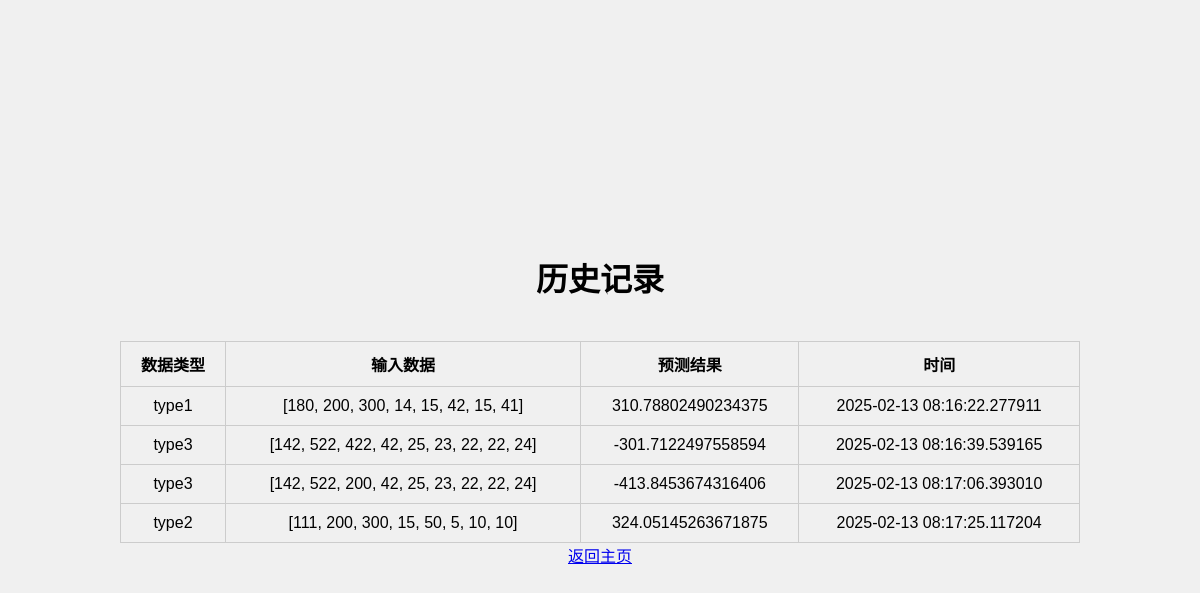
The page /history (signed in) on the database its author committed.
### app.py (models this page shows)
class PredictionHistory(db.Model):
    id = db.Column(db.Integer, primary_key=True)
    user_id = db.Column(db.Integer, db.ForeignKey('user.id'), nullable=False)
    data_type = db.Column(db.String(50), nullable=False)
    input_data = db.Column(db.String(255), nullable=False)
    prediction = db.Column(db.Float, nullable=False)
    timestamp = db.Column(db.DateTime, default=datetime.utcnow)

### app.py (the view)
@app.route('/history')
@login_required
def history():
    history = PredictionHistory.query.filter_by(user_id=current_user.id).all()
    return render_template('history.html', history=history)

### app.py (called while the page is built)
@login_manager.user_loader
def load_user(user_id):
    return User.query.get(int(user_id))

### templates/history.html (shortened to what this page needs)
<!DOCTYPE html>
<html lang="en">
<head>
    <link rel="stylesheet" href="{{ url_for('static', filename='styles.css') }}">
</head>
<body>
<h1>历史记录</h1>
<table>
    <thead>
    <tr>
        <th>数据类型</th>
        <th>输入数据</th>
        <th>预测结果</th>
        <th>时间</th>
    </tr>
    </thead>
    <tbody>
    {% for record in history %}
    <tr>
        <td>{{ record.data_type }}</td>
        <td>{{ record.input_data }}</td>
        <td>{{ record.prediction }}</td>
        <td>{{ record.timestamp }}</td>
    </tr>
    {% endfor %}
    </tbody>
</table>
<a href="{{ url_for('index') }}">返回主页</a>
</body>
</html>

### static/styles.css (style rules this page uses)
body { font-family: Arial, sans-serif; background-color: #f0f0f0; display: flex; flex-direction: column; justify-content: center; align-items: center; min-height: 100vh; margin: 0; }
h1, form, div { text-align: center; }
table { width: 80%; border-collapse: collapse; margin-top: 20px; }
table th, table td { border: 1px solid #ccc; padding: 10px; text-align: center; }
table th { background-color: #f0f0f0; }

### rows shown on the page
PredictionHistory: data_type "type1", input_data "[180, 200, 300, 14, 15, 42, 15, 41]", prediction "310.78802490234375", timestamp "2025-02-13 08:16:22.277911"
PredictionHistory: data_type "type3", input_data "[142, 522, 422, 42, 25, 23, 22, 22, 24]", prediction "-301.7122497558594", timestamp "2025-02-13 08:16:39.539165"
PredictionHistory: data_type "type3", input_data "[142, 522, 200, 42, 25, 23, 22, 22, 24]", prediction "-413.8453674316406", timestamp "2025-02-13 08:17:06.393010"
PredictionHistory: data_type "type2", input_data "[111, 200, 300, 15, 50, 5, 10, 10]", prediction "324.05145263671875", timestamp "2025-02-13 08:17:25.117204"
